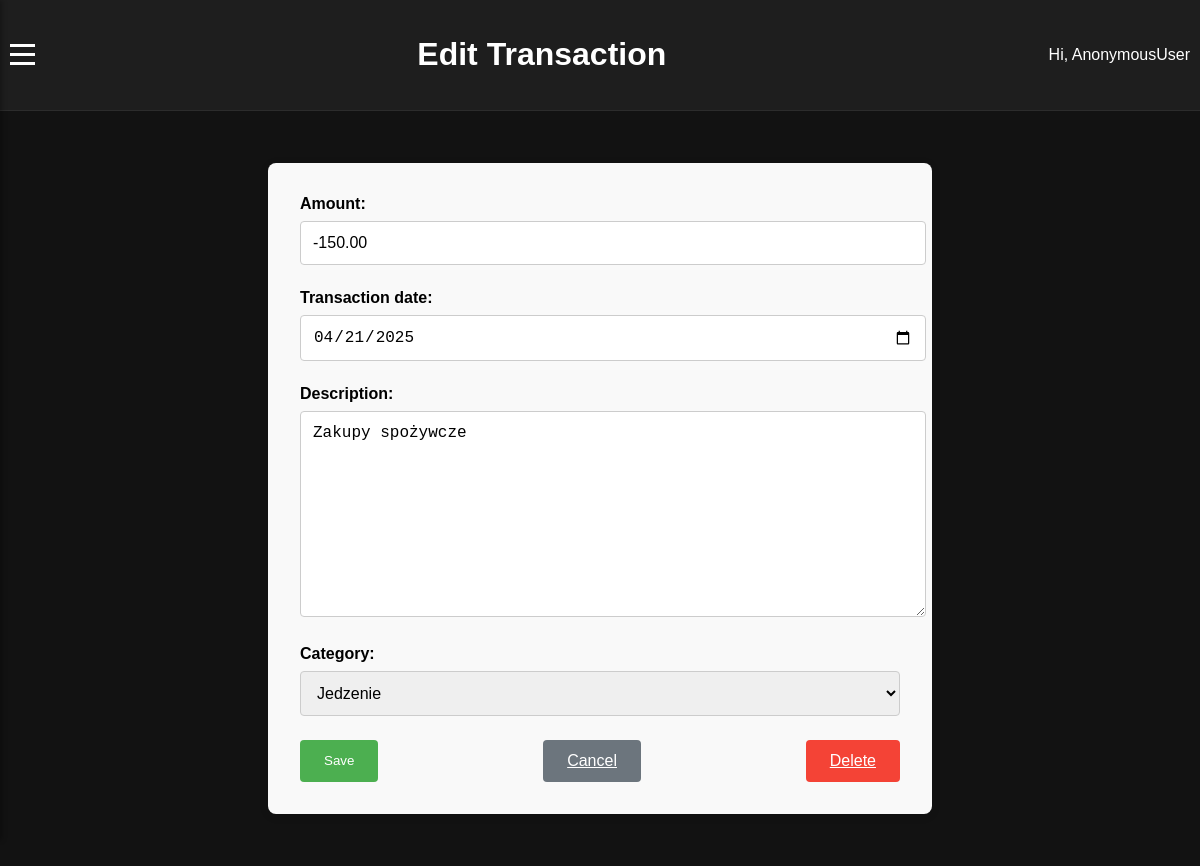
/edit_transaction/2/, run on the app's committed database.
### budzetApp/models.py (models this page shows, shortened)
class Transaction(models.Model):
    id = models.CharField(primary_key=True, max_length=36)  # UUID jako string
    category = models.ForeignKey(Category, on_delete=models.CASCADE)
    amount = models.DecimalField(max_digits=10, decimal_places=2)
    transaction_date = models.DateField()
    description = models.TextField()
    user = models.ForeignKey(User, on_delete=models.CASCADE)

### budzetApp/transaction_views.py (the view)
# urls.py: path('edit_transaction/<int:pk>/', transaction_views.edit_transaction, name='edit_transaction'),
def edit_transaction(request, pk):
    transaction = get_object_or_404(Transaction, pk=pk)
    if request.method == 'POST':
        form = TransactionForm(request.POST, instance=transaction)
        if form.is_valid():
            form.save()
            return redirect('budzetApp:index')
    else:
        form = TransactionForm(instance=transaction)
    context = {
        'form': form,
        'transaction': transaction,
        'categories': Category.objects.all()
    }
    return render(request, 'budzetApp/addtransaction.html', context)

### budzetApp/forms.py
class TransactionForm(forms.ModelForm):
    class Meta:
        model = Transaction
        fields = ['amount', 'transaction_date', 'description', 'category']
        widgets = {
            'transaction_date': forms.DateInput(attrs={'type': 'date'}),
        }

### budzetApp/models.py (called while the page is built)
    def __str__(self):
        return self.category_name

### budzetApp/templates/budzetApp/addtransaction.html (shortened to what this page needs)
{% extends "budzetApp/temp.html" %}
{% load static %}
{% block header %}
<h1>{% if transaction %}Edit Transaction{% else %}Add New Transaction{% endif %}</h1>
{% endblock header %}
{% block styles %}
{{ block.super }}
<link rel="stylesheet" href="{% static 'css/addtransaction.css' %}">
{% endblock styles %}
{% block main %}
<div class="transaction-form">
    <form method="post">
        <div class="form-group">
            {{ form.amount.label_tag }}
            {{ form.amount }}
        </div>
        <div class="form-group">
            {{ form.transaction_date.label_tag }}
            {{ form.transaction_date }}
        </div>
        <div class="form-group">
            {{ form.description.label_tag }}
            {{ form.description }}
        </div>
        <div class="form-group">
            {{ form.category.label_tag }}
            {{ form.category }}
        </div>
        <div class="form-actions">
            <button type="submit" class="btn-save">Save</button>
            <a href="{% url 'budzetApp:index' %}" class="btn-cancel">Cancel</a>
            {% if transaction %}
            <a href="{% url 'budzetApp:delete_transaction' transaction.pk %}"
               class="btn-delete"
               onclick="return confirm('Are you sure you want to delete this transaction?')">
                Delete
            </a>
            {% endif %}
        </div>
    </form>
</div>
{% endblock main %}

### budzetApp/static/css/style.css (style rules this page uses)
body { margin: 0; font-family: 'Arial', sans-serif; background-color: #121212; color: #ffffff; }

### budzetApp/static/css/addtransaction.css (style rules this page uses)
.transaction-form { max-width: 600px; margin: 2rem auto; padding: 2rem; background-color: #f9f9f9; border-radius: 8px; box-shadow: 0 2px 10px rgba(0, 0, 0, 0.1); color: black; }
.form-group { margin-bottom: 1.5rem; }
.form-group label { display: block; margin-bottom: 0.5rem; font-weight: bold; }
.form-group input, .form-group select, .form-group textarea { width: 100%; padding: 0.75rem; border: 1px solid #ccc; border-radius: 4px; font-size: 1rem; }
.form-actions { display: flex; justify-content: space-between; margin-top: 1.5rem; }
.btn-save { background-color: #4CAF50; color: white; padding: 0.75rem 1.5rem; border: none; border-radius: 4px; cursor: pointer; }
.btn-cancel, .btn-delete { background-color: #f44336; color: white; padding: 0.75rem 1.5rem; border: none; border-radius: 4px; cursor: pointer; }
.btn-cancel { background-color: #6c757d; }

### data on the page
Transaction: amount "-150.00", transaction_date "04/21/2025", description "Zakupy spożywcze", category "Jedzenie"

### other printed values
{{ user }} "AnonymousUser"
